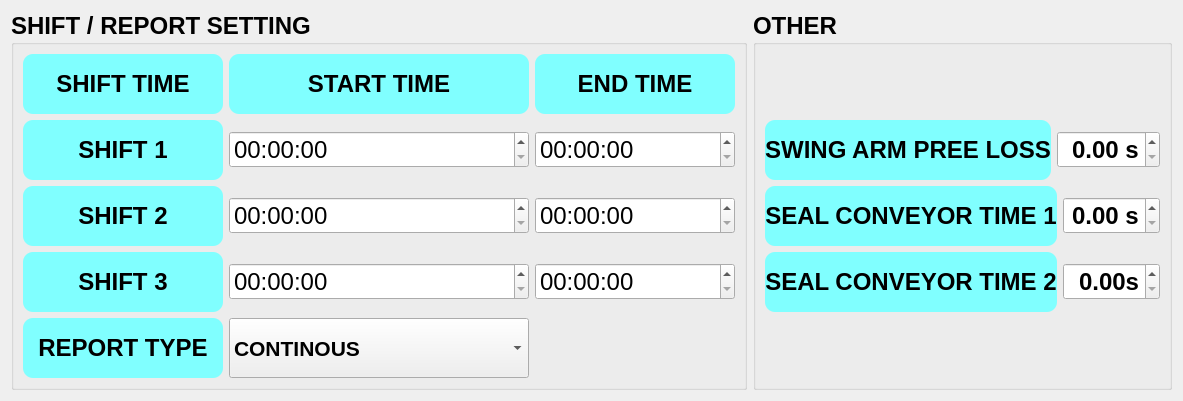
        <widget class="QWidget" name="tab_2">
         <attribute name="title">
          <string>GENERAL</string>
         </attribute>
         <layout class="QGridLayout" name="gridLayout_6">
          <item row="0" column="0">
           <widget class="QGroupBox" name="groupBox">
            <property name="font">
             <font>
              <family>Ubuntu</family>
              <pointsize>18</pointsize>
              <weight>75</weight>
              <bold>true</bold>
             </font>
            </property>
            <property name="title">
             <string>SHIFT / REPORT SETTING</string>
            </property>
            <property name="flat">
             <bool>false</bool>
            </property>
            <layout class="QGridLayout" name="gridLayout_7">
             <item row="0" column="0">
              <layout class="QGridLayout" name="gridLayout_3">
               <item row="0" column="2">
                <widget class="QLabel" name="label_10">
                 <property name="minimumSize">
                  <size>
                   <width>200</width>
                   <height>60</height>
                  </size>
                 </property>
                 <property name="maximumSize">
                  <size>
                   <width>300</width>
                   <height>60</height>
                  </size>
                 </property>
                 <property name="font">
                  <font>
                   <pointsize>18</pointsize>
                   <weight>75</weight>
                   <bold>true</bold>
                  </font>
                 </property>
                 <property name="styleSheet">
                  <string notr="true">background-color: rgb(128, 255, 255);border-radius: 10px;</string>
                 </property>
                 <property name="text">
                  <string>END TIME</string>
                 </property>
                 <property name="alignment">
                  <set>Qt::AlignCenter</set>
                 </property>
                </widget>
               </item>
               <item row="3" column="2">
                <widget class="QTimeEdit" name="timeEdit_6">
                 <property name="font">
                  <font>
                   <family>Ubuntu</family>
                   <pointsize>18</pointsize>
                   <weight>50</weight>
                   <bold>false</bold>
                  </font>
                 </property>
                </widget>
               </item>
               <item row="1" column="1">
                <widget class="QTimeEdit" name="timeEdit">
                 <property name="font">
                  <font>
                   <family>Ubuntu</family>
                   <pointsize>18</pointsize>
                   <weight>50</weight>
                   <bold>false</bold>
                  </font>
                 </property>
                </widget>
               </item>
               <item row="1" column="0">
                <widget class="QLabel" name="label_6">
                 <property name="minimumSize">
                  <size>
                   <width>200</width>
                   <height>60</height>
                  </size>
                 </property>
                 <property name="maximumSize">
                  <size>
                   <width>300</width>
                   <height>60</height>
                  </size>
                 </property>
                 <property name="font">
                  <font>
                   <pointsize>18</pointsize>
                   <weight>75</weight>
                   <bold>true</bold>
                  </font>
                 </property>
                 <property name="styleSheet">
                  <string notr="true">background-color: rgb(128, 255, 255);border-radius: 10px;</string>
                 </property>
                 <property name="text">
                  <string>SHIFT 1</string>
                 </property>
                 <property name="alignment">
                  <set>Qt::AlignCenter</set>
                 </property>
                </widget>
               </item>
               <item row="0" column="0">
                <widget class="QLabel" name="label_11">
                 <property name="minimumSize">
                  <size>
                   <width>200</width>
                   <height>60</height>
                  </size>
                 </property>
                 <property name="maximumSize">
                  <size>
                   <width>300</width>
                   <height>60</height>
                  </size>
                 </property>
                 <property name="font">
                  <font>
                   <pointsize>18</pointsize>
                   <weight>75</weight>
                   <bold>true</bold>
                  </font>
                 </property>
                 <property name="styleSheet">
                  <string notr="true">background-color: rgb(128, 255, 255);border-radius: 10px;</string>
                 </property>
                 <property name="text">
                  <string>SHIFT TIME</string>
                 </property>
                 <property name="alignment">
                  <set>Qt::AlignCenter</set>
                 </property>
                </widget>
               </item>
               <item row="2" column="2">
                <widget class="QTimeEdit" name="timeEdit_4">
                 <property name="font">
                  <font>
                   <family>Ubuntu</family>
                   <pointsize>18</pointsize>
                   <weight>50</weight>
                   <bold>false</bold>
                  </font>
                 </property>
                </widget>
               </item>
               <item row="2" column="0">
                <widget class="QLabel" name="label_7">
                 <property name="minimumSize">
                  <size>
                   <width>200</width>
                   <height>60</height>
                  </size>
                 </property>
                 <property name="maximumSize">
                  <size>
                   <width>300</width>
                   <height>60</height>
                  </size>
                 </property>
                 <property name="font">
                  <font>
                   <pointsize>18</pointsize>
                   <weight>75</weight>
                   <bold>true</bold>
                  </font>
                 </property>
                 <property name="styleSheet">
                  <string notr="true">background-color: rgb(128, 255, 255);border-radius: 10px;</string>
                 </property>
                 <property name="text">
                  <string>SHIFT 2</string>
                 </property>
                 <property name="alignment">
                  <set>Qt::AlignCenter</set>
                 </property>
                </widget>
               </item>
               <item row="2" column="1">
                <widget class="QTimeEdit" name="timeEdit_3">
                 <property name="font">
                  <font>
                   <family>Ubuntu</family>
                   <pointsize>18</pointsize>
                   <weight>50</weight>
                   <bold>false</bold>
                  </font>
                 </property>
                </widget>
               </item>
               <item row="0" column="1">
                <widget class="QLabel" name="label_9">
                 <property name="minimumSize">
                  <size>
                   <width>200</width>
                   <height>60</height>
                  </size>
                 </property>
                 <property name="maximumSize">
                  <size>
                   <width>300</width>
                   <height>60</height>
                  </size>
                 </property>
                 <property name="font">
                  <font>
                   <pointsize>18</pointsize>
                   <weight>75</weight>
                   <bold>true</bold>
                  </font>
                 </property>
                 <property name="styleSheet">
                  <string notr="true">background-color: rgb(128, 255, 255);border-radius: 10px;</string>
                 </property>
                 <property name="text">
                  <string>START TIME</string>
                 </property>
                 <property name="alignment">
                  <set>Qt::AlignCenter</set>
                 </property>
                </widget>
               </item>
               <item row="1" column="2">
                <widget class="QTimeEdit" name="timeEdit_2">
                 <property name="font">
                  <font>
                   <family>Ubuntu</family>
                   <pointsize>18</pointsize>
                   <weight>50</weight>
                   <bold>false</bold>
                  </font>
                 </property>
                </widget>
               </item>
               <item row="3" column="0">
                <widget class="QLabel" name="label_8">
                 <property name="minimumSize">
                  <size>
                   <width>200</width>
                   <height>60</height>
                  </size>
                 </property>
                 <property name="maximumSize">
                  <size>
                   <width>300</width>
                   <height>60</height>
                  </size>
                 </property>
                 <property name="font">
                  <font>
                   <pointsize>18</pointsize>
                   <weight>75</weight>
                   <bold>true</bold>
                  </font>
                 </property>
                 <property name="styleSheet">
                  <string notr="true">background-color: rgb(128, 255, 255);border-radius: 10px;</string>
                 </property>
                 <property name="text">
                  <string>SHIFT 3</string>
                 </property>
                 <property name="alignment">
                  <set>Qt::AlignCenter</set>
                 </property>
                </widget>
               </item>
               <item row="3" column="1">
                <widget class="QTimeEdit" name="timeEdit_5">
                 <property name="font">
                  <font>
                   <family>Ubuntu</family>
                   <pointsize>18</pointsize>
                   <weight>50</weight>
                   <bold>false</bold>
                  </font>
                 </property>
                </widget>
               </item>
               <item row="4" column="0">
                <widget class="QLabel" name="label_17">
                 <property name="minimumSize">
                  <size>
                   <width>200</width>
                   <height>60</height>
                  </size>
                 </property>
                 <property name="maximumSize">
                  <size>
                   <width>300</width>
                   <height>60</height>
                  </size>
                 </property>
                 <property name="font">
                  <font>
                   <family>Ubuntu</family>
                   <pointsize>18</pointsize>
                   <weight>75</weight>
                   <bold>true</bold>
                  </font>
                 </property>
                 <property name="styleSheet">
                  <string notr="true">background-color: rgb(128, 255, 255);border-radius: 10px;</string>
                 </property>
                 <property name="frameShape">
                  <enum>QFrame::NoFrame</enum>
                 </property>
                 <property name="text">
                  <string>REPORT TYPE</string>
                 </property>
                 <property name="alignment">
                  <set>Qt::AlignCenter</set>
                 </property>
                </widget>
               </item>
               <item row="4" column="1">
                <widget class="QComboBox" name="comboBox">
                 <property name="minimumSize">
                  <size>
                   <width>300</width>
                   <height>40</height>
                  </size>
                 </property>
                 <property name="maximumSize">
                  <size>
                   <width>350</width>
                   <height>60</height>
                  </size>
                 </property>
                 <property name="font">
                  <font>
                   <family>Ubuntu</family>
                   <pointsize>16</pointsize>
                   <weight>75</weight>
                   <bold>true</bold>
                  </font>
                 </property>
                 <item>
                  <property name="text">
                   <string>CONTINOUS</string>
                  </property>
                 </item>
                 <item>
                  <property name="text">
                   <string>SHIFT WISE </string>
                  </property>
                 </item>
                 <item>
                  <property name="text">
                   <string>DAY WISE </string>
                  </property>
                 </item>
                 <item>
                  <property name="text">
                   <string>LOT WISE</string>
                  </property>
                 </item>
                 <item>
                  <property name="text">
                   <string>CUSTOM</string>
                  </property>
                 </item>
                </widget>
               </item>
              </layout>
             </item>
            </layout>
           </widget>
          </item>
          <item row="0" column="1">
           <widget class="QGroupBox" name="groupBox_2">
            <property name="font">
             <font>
              <pointsize>18</pointsize>
              <weight>75</weight>
              <bold>true</bold>
             </font>
            </property>
            <property name="title">
             <string>OTHER </string>
            </property>
            <layout class="QGridLayout" name="gridLayout_5">
             <item row="0" column="0">
              <layout class="QGridLayout" name="gridLayout_4">
               <item row="0" column="0">
                <layout class="QHBoxLayout" name="horizontalLayout_11">
                 <item>
                  <widget class="QLabel" name="label_13">
                   <property name="minimumSize">
                    <size>
                     <width>200</width>
                     <height>60</height>
                    </size>
                   </property>
                   <property name="maximumSize">
                    <size>
                     <width>300</width>
                     <height>60</height>
                    </size>
                   </property>
                   <property name="font">
                    <font>
                     <family>Ubuntu</family>
                     <pointsize>18</pointsize>
                     <weight>75</weight>
                     <bold>true</bold>
                    </font>
                   </property>
                   <property name="styleSheet">
                    <string notr="true">background-color: rgb(128, 255, 255);border-radius: 10px;</string>
                   </property>
                   <property name="frameShape">
                    <enum>QFrame::NoFrame</enum>
                   </property>
                   <property name="text">
                    <string>SWING ARM PREE LOSS</string>
                   </property>
                   <property name="alignment">
                    <set>Qt::AlignCenter</set>
                   </property>
                  </widget>
                 </item>
                 <item>
                  <widget class="QDoubleSpinBox" name="doubleSpinBox_3">
                   <property name="font">
                    <font>
                     <pointsize>18</pointsize>
                     <weight>75</weight>
                     <bold>true</bold>
                    </font>
                   </property>
                   <property name="alignment">
                    <set>Qt::AlignRight|Qt::AlignTrailing|Qt::AlignVCenter</set>
                   </property>
                   <property name="prefix">
                    <string/>
                   </property>
                   <property name="suffix">
                    <string> s</string>
                   </property>
                   <property name="decimals">
                    <number>2</number>
                   </property>
                   <property name="maximum">
                    <double>3.000000000000000</double>
                   </property>
                   <property name="singleStep">
                    <double>0.010000000000000</double>
                   </property>
                  </widget>
                 </item>
                </layout>
               </item>
               <item row="1" column="0">
                <layout class="QHBoxLayout" name="horizontalLayout_12">
                 <item>
                  <widget class="QLabel" name="label_14">
                   <property name="minimumSize">
                    <size>
                     <width>200</width>
                     <height>60</height>
                    </size>
                   </property>
                   <property name="maximumSize">
                    <size>
                     <width>300</width>
                     <height>60</height>
                    </size>
                   </property>
                   <property name="font">
                    <font>
                     <family>Ubuntu</family>
                     <pointsize>18</pointsize>
                     <weight>75</weight>
                     <bold>true</bold>
                    </font>
                   </property>
                   <property name="styleSheet">
                    <string notr="true">background-color: rgb(128, 255, 255);border-radius: 10px;</string>
                   </property>
                   <property name="frameShape">
                    <enum>QFrame::NoFrame</enum>
                   </property>
                   <property name="text">
                    <string>SEAL CONVEYOR TIME 1</string>
                   </property>
                   <property name="alignment">
                    <set>Qt::AlignCenter</set>
                   </property>
                  </widget>
                 </item>
                 <item>
                  <widget class="QDoubleSpinBox" name="doubleSpinBox_4">
                   <property name="font">
                    <font>
                     <pointsize>18</pointsize>
                     <weight>75</weight>
                     <bold>true</bold>
                    </font>
                   </property>
                   <property name="alignment">
                    <set>Qt::AlignRight|Qt::AlignTrailing|Qt::AlignVCenter</set>
                   </property>
                   <property name="suffix">
                    <string> s</string>
                   </property>
                   <property name="maximum">
                    <double>3.000000000000000</double>
                   </property>
                   <property name="singleStep">
                    <double>0.010000000000000</double>
                   </property>
                   <property name="stepType">
                    <enum>QAbstractSpinBox::DefaultStepType</enum>
                   </property>
                  </widget>
                 </item>
                </layout>
               </item>
               <item row="2" column="0">
                <layout class="QHBoxLayout" name="horizontalLayout_13">
                 <item>
                  <widget class="QLabel" name="label_15">
                   <property name="minimumSize">
                    <size>
                     <width>200</width>
                     <height>60</height>
                    </size>
                   </property>
                   <property name="maximumSize">
                    <size>
                     <width>300</width>
                     <height>60</height>
                    </size>
                   </property>
                   <property name="font">
                    <font>
                     <family>Ubuntu</family>
                     <pointsize>18</pointsize>
                     <weight>75</weight>
                     <bold>true</bold>
                    </font>
                   </property>
                   <property name="styleSheet">
                    <string notr="true">background-color: rgb(128, 255, 255);border-radius: 10px;</string>
                   </property>
                   <property name="frameShape">
                    <enum>QFrame::NoFrame</enum>
                   </property>
                   <property name="text">
                    <string>SEAL CONVEYOR TIME 2</string>
                   </property>
                   <property name="alignment">
                    <set>Qt::AlignCenter</set>
                   </property>
                  </widget>
                 </item>
                 <item>
                  <widget class="QDoubleSpinBox" name="doubleSpinBox_5">
                   <property name="font">
                    <font>
                     <pointsize>18</pointsize>
                     <weight>75</weight>
                     <bold>true</bold>
                    </font>
                   </property>
                   <property name="alignment">
                    <set>Qt::AlignRight|Qt::AlignTrailing|Qt::AlignVCenter</set>
                   </property>
                   <property name="suffix">
                    <string>s</string>
                   </property>
                   <property name="maximum">
                    <double>3.000000000000000</double>
                   </property>
                   <property name="singleStep">
                    <double>0.010000000000000</double>
                   </property>
                   <property name="stepType">
                    <enum>QAbstractSpinBox::DefaultStepType</enum>
                   </property>
                  </widget>
                 </item>
                </layout>
               </item>
              </layout>
             </item>
            </layout>
           </widget>
          </item>
         </layout>
        </widget>
